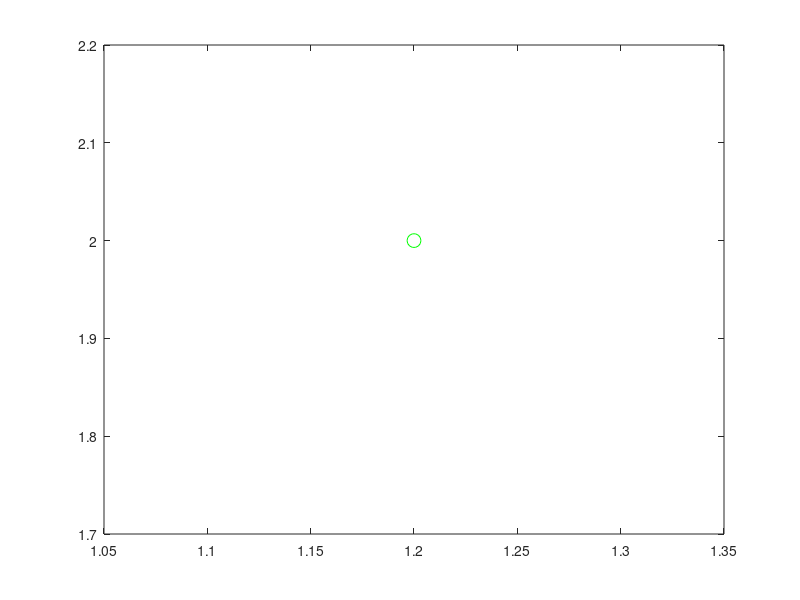

This chart was generated by the following MATLAB code: (Note: this script raises an error after producing the figure.)
% construction de la courbe P/V pour un pont
% (adimensionalisation par le rayon)

% CAS L=6, SANS GRAVITE

close all;

global Bo RR dpdz alphac Weta Wxi verbosity beta discretization nbdim Vref;


nbdim = 3; % 3d or 2d
Bo = 1;
RR = 1;
dpdz = .0;
Weta = 1;
Wxi = 1;

beta = -1;
discretization = 'FD';
verbosity = 0;

L = 6;
Vref = pi*L;




% solution limite theorique : deux portions de sphere de rayon Rc tel que
% Rc^2 = R^2 + (Rc-L/2)^2 
F = @(x)(x^2-1-(x-L/2)^2);
Rc = fzero(F,1.5)
%  Rc = 
Kl = 2/Rc;
Vl = 2*pi/3*(L/2)^2*(3*Rc-L/2);% formule volume d'une calotte spherique
figure(21);
plot(Kl,Vl/Vref,'go','MarkerSize',10);

% geometrie initiale : pont cylindrique
t = [0:.005:1];
R0 = RR*ones(size(t));
Z0 = L*t;

R = R0;
Z = Z0;
P = 1;
V = 1; 
[R,Z,P,V] = Newton_P(R0,Z0,P,V,1);
figure(10);
hold on;
plot(R,Z,'m');
plot(0*R,Z,'k-.');
plot(1,0,'k.');
plot(1,L,'k.');


figure(21);
plot(P,V/Vref,'ro','MarkerSize',10);

% continuation en diminuant P 
[R,Z,P,V] = Loop_P(R,Z,P,V,+.02,5);

figure(31);
grid on;


[R,Z,P,V] = Loop_P(R,Z,P,V,+.02,5);

[Rx,Zx,Px,Vx] = Newton_P(R,Z,P,V,P); % pour attrapper la branche asymetrique au retour

% virage
[R,Z,P,V] = Loop_P(R,Z,P,V,+.02,6);
%remontee
[R,Z,P,V] = Loop_V(R,Z,P,V,1,10);
[R,Z,P,V] = Loop_V(R,Z,P,V,1,10);
[R,Z,P,V] = Loop_V(R,Z,P,V,1,10);

%solution limite deux spheres qui se touchent
[Rlim,Zlim,Plim,Vlim] = Newton_P(R,Z,P,V,P);
figure(10);
plot(Rlim,Zlim,'g')



% au passage on attrape la solution d'equilibre final 
% (volume = celui des deux portions de spheres)
[Rf,Zf,Pf,Vf] = Newton_V(R0,Z0,1,1,Vl);
figure(21);
plot(Pf,Vf/Vref,'go','MarkerSize',10);
figure(10);
plot(Rf,Zf,'g')

% au passage on attrape le point de bifurcation
Pbif = 1.05;
[Rbif,Zbif,Pbif,Vbif] = Newton_P(R0,Z0,1,1,Pbif);
figure(21);
plot(Pbif,Vbif/Vref,'bo','MarkerSize',10);
figure(10);
plot(Rbif,Zbif,'b')


% continuation en montant V  pour les ponts bombes
[R,Z,P,V] = Loop_P(R0,Z0,1,0,-.02,10);
[R,Z,P,V] = Loop_V(R,Z,P,V,(7*Vref-V)*.05,20);







% branche asymetrique : point limite
alpha = asin(2*RR/L);
tt = pi*t-alpha;
Ra = L/2*abs(sin(tt));
Za = L/2*(((tt>0).*cos(tt)+(tt<0).*(2-cos(tt)))+cos(alpha));
Va = L^3*pi/6;
Pa = 4/L;

figure(21);
hold on;
plot(Pa,Va/Vref,'bo','MarkerSize',10);

figure(10);
plot(Ra,Za,'b');
hold on;


% pour finir : branche asymetrique
dpdz =-0.001;
[Rg,Zg,Pg,Vg] = Loop_P(Rx,Zx,Px,Vx,-.02,15);

dpdz =0;
[R,Z,P,V] = Loop_P(Rg,Zg,Pg,Vg,(Pbif-Pg)/20,20);
figure(10);
plot(Rbif,Zbif,'b')

[R,Z,P,V] = Loop_V(Rg,Zg,Pg,Vg,(Va-Vg)*.05,19);




% mise en forme des figures

figure(21);
grid on;
xlabel('P')
ylabel('V')

figure(10);
grid on;
xlabel('R')
ylabel('Z')



